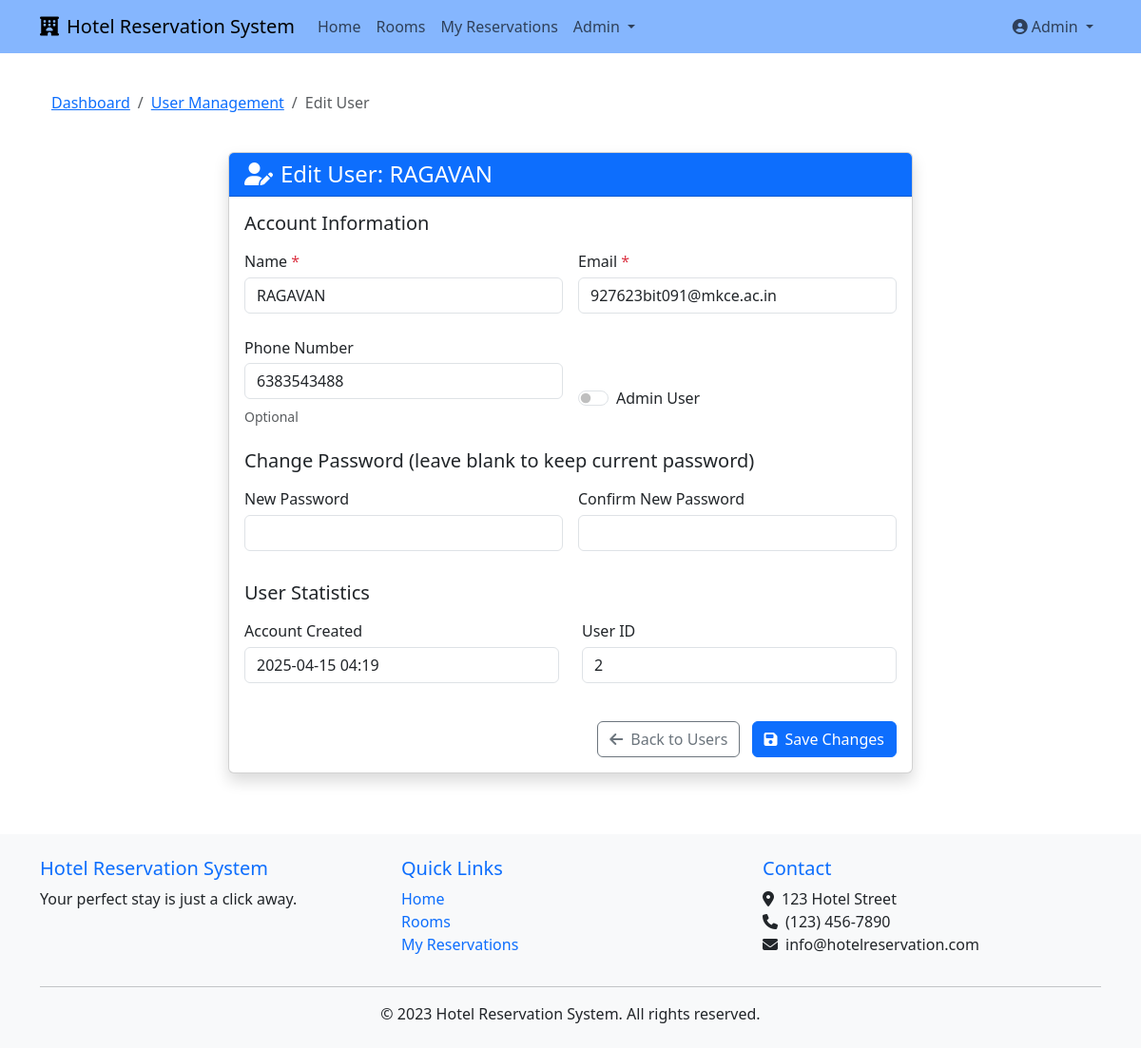
Page /admin/users/edit/2 (signed in) on the committed database.
### models.py (models this page shows, shortened)
class User(UserMixin, db.Model):
    __tablename__ = 'users'
    id = db.Column(db.Integer, primary_key=True)
    name = db.Column(db.String(100), nullable=False)
    email = db.Column(db.String(120), unique=True, nullable=False)
    phone = db.Column(db.String(20), nullable=True)
    password_hash = db.Column(db.String(256), nullable=False)
    is_admin = db.Column(db.Boolean, default=False)
    created_at = db.Column(db.DateTime, default=datetime.utcnow)
    reservations = db.relationship('Reservation', backref='customer', lazy=True)

### routes/admin_routes.py (the view, shortened to what this page needs)
@admin_bp.route('/users/edit/<int:user_id>', methods=['GET', 'POST'])
@login_required
@admin_required
def edit_user(user_id):
    user = User.query.get_or_404(user_id)
    return render_template('admin/edit_user.html', user=user)

### app.py (called while the page is built)
@login_manager.user_loader
def load_user(user_id):
    from models import User
    return User.query.get(int(user_id))

### utils/auth.py (called while the page is built)
def admin_required(f):
    @wraps(f)
    def decorated_function(*args, **kwargs):
        if not current_user.is_authenticated or not current_user.is_admin:
            flash('You need administrator privileges to access this page.', 'danger')
            return redirect(url_for('auth.login'))
        return f(*args, **kwargs)
    return decorated_function

### templates/admin/edit_user.html (shortened to what this page needs)
{% extends 'base.html' %}
{% block content %}
<div class="container">
    <div class="row mb-4">
        <div class="col-12">
            <nav aria-label="breadcrumb">
                <ol class="breadcrumb">
                    <li class="breadcrumb-item"><a href="{{ url_for('admin.dashboard') }}">Dashboard</a></li>
                    <li class="breadcrumb-item"><a href="{{ url_for('admin.user_management') }}">User Management</a></li>
                    <li class="breadcrumb-item active" aria-current="page">Edit User</li>
                </ol>
            </nav>
        </div>
    </div>
    <div class="row">
        <div class="col-md-8 mx-auto">
            <div class="card shadow">
                <div class="card-header bg-primary text-white">
                    <h4 class="mb-0"><i class="fas fa-user-edit me-2"></i>Edit User: {{ user.name }}</h4>
                </div>
                <div class="card-body">
                    <form action="{{ url_for('admin.edit_user', user_id=user.id) }}" method="post" class="needs-validation" novalidate>
                        <div class="mb-4">
                            <h5 class="mb-3">Account Information</h5>
                            <div class="row g-3">
                                <div class="col-md-6">
                                    <label for="name" class="form-label">Name <span class="text-danger">*</span></label>
                                    <input type="text" class="form-control" id="name" name="name" value="{{ user.name }}" required>
                                </div>
                                <div class="col-md-6">
                                    <label for="email" class="form-label">Email <span class="text-danger">*</span></label>
                                    <input type="email" class="form-control" id="email" name="email" value="{{ user.email }}" required
                                           {% if user.email == 'admin@hotel.com' %}readonly{% endif %}>
                                </div>
                                <div class="col-md-6">
                                    <label for="phone" class="form-label">Phone Number</label>
                                    <input type="tel" class="form-control" id="phone" name="phone" value="{{ user.phone or '' }}">
                                    <div class="form-text">Optional</div>
                                </div>
                                <div class="col-md-6 d-flex align-items-end mb-3">
                                    <div class="form-check form-switch">
                                        <input class="form-check-input" type="checkbox" id="isAdmin" name="is_admin"
                                               {% if user.email == 'admin@hotel.com' %}disabled{% endif %}>
                                        <label class="form-check-label" for="isAdmin">
                                            Admin User
                                        </label>
                                    </div>
                                </div>
                            </div>
                        </div>
                        <div class="mb-4">
                            <h5 class="mb-3">Change Password (leave blank to keep current password)</h5>
                            <div class="row g-3">
                                <div class="col-md-6">
                                    <label for="password" class="form-label">New Password</label>
                                    <input type="password" class="form-control" id="password" name="password" minlength="6">
                                </div>
                                <div class="col-md-6">
                                    <label for="confirm_password" class="form-label">Confirm New Password</label>
                                    <input type="password" class="form-control" id="confirm_password" name="confirm_password">
                                </div>
                            </div>
                        </div>
                        <div class="mb-4">
                            <h5 class="mb-3">User Statistics</h5>
                            <div class="row">
                                <div class="col-md-6">
                                    <div class="mb-3">
                                        <label class="form-label">Account Created</label>
                                        <input type="text" class="form-control" value="{{ user.created_at.strftime('%Y-%m-%d %H:%M') }}" readonly>
                                    </div>
                                </div>
                                <div class="col-md-6">
                                    <div class="mb-3">
                                        <label class="form-label">User ID</label>
                                        <input type="text" class="form-control" value="{{ user.id }}" readonly>
                                    </div>
                                </div>
                            </div>
                        </div>
                        <div class="text-end">
                            <a href="{{ url_for('admin.user_management') }}" class="btn btn-outline-secondary me-2">
                                <i class="fas fa-arrow-left me-2"></i>Back to Users
                            </a>
                            <button type="submit" class="btn btn-primary">
                                <i class="fas fa-save me-2"></i>Save Changes
                            </button>
                        </div>
                    </form>
                </div>
            </div>
        </div>
    </div>
</div>
{% endblock %}

### templates/base.html (shortened to what this page needs)
<!DOCTYPE html>
<html lang="en" data-bs-theme="light">
<head>
    <link href="https://cdn.jsdelivr.net/npm/bootstrap@5.3.0/dist/css/bootstrap.min.css" rel="stylesheet">
    <link rel="stylesheet" href="https://cdnjs.cloudflare.com/ajax/libs/font-awesome/6.4.0/css/all.min.css">
    <link rel="stylesheet" href="https://cdn.jsdelivr.net/npm/flatpickr/dist/flatpickr.min.css">
    <link rel="stylesheet" href="{{ url_for('static', filename='css/custom.css') }}">
</head>
<body>
    <nav class="navbar navbar-expand-lg navbar-light bg-primary mb-4" style="--bs-bg-opacity: .5;">
        <div class="container">
            <a class="navbar-brand" href="{{ url_for('customer.index') }}">
                <i class="fas fa-hotel me-2"></i>Hotel Reservation System
            </a>
            <div class="collapse navbar-collapse" id="navbarNav">
                <ul class="navbar-nav me-auto">
                    <li class="nav-item">
                        <a class="nav-link" href="{{ url_for('customer.index') }}">Home</a>
                    </li>
                    <li class="nav-item">
                        <a class="nav-link" href="{{ url_for('customer.room_search') }}">Rooms</a>
                    </li>
                    {% if current_user.is_authenticated %}
                        <li class="nav-item">
                            <a class="nav-link" href="{{ url_for('customer.my_reservations') }}">My Reservations</a>
                        </li>
                    {% endif %}
                    {% if current_user.is_authenticated and current_user.is_admin %}
                        <li class="nav-item dropdown">
                            <a class="nav-link dropdown-toggle" href="#" id="adminDropdown" role="button" data-bs-toggle="dropdown" aria-expanded="false">
                                Admin
                            </a>
                        </li>
                    {% endif %}
                </ul>
                <ul class="navbar-nav">
                    {% if current_user.is_authenticated %}
                        <li class="nav-item dropdown">
                            <a class="nav-link dropdown-toggle" href="#" id="userDropdown" role="button" data-bs-toggle="dropdown" aria-expanded="false">
                                <i class="fas fa-user-circle me-1"></i>{{ current_user.name }}
                            </a>
                        </li>
                    {% endif %}
                </ul>
            </div>
        </div>
    </nav>
    <main class="container py-3">
        {% block content %}{% endblock %}
    </main>
    <footer class="mt-5 py-4 bg-light">
        <div class="container">
            <div class="row">
                <div class="col-md-4">
                    <h5 class="text-primary">Hotel Reservation System</h5>
                    <p>Your perfect stay is just a click away.</p>
                </div>
                <div class="col-md-4">
                    <h5 class="text-primary">Quick Links</h5>
                    <ul class="list-unstyled">
                        <li><a href="{{ url_for('customer.index') }}" class="text-decoration-none">Home</a></li>
                        <li><a href="{{ url_for('customer.room_search') }}" class="text-decoration-none">Rooms</a></li>
                        {% if current_user.is_authenticated %}
                            <li><a href="{{ url_for('customer.my_reservations') }}" class="text-decoration-none">My Reservations</a></li>
                        {% endif %}
                    </ul>
                </div>
                <div class="col-md-4">
                    <h5 class="text-primary">Contact</h5>
                    <address>
                        <i class="fas fa-map-marker-alt me-2"></i>123 Hotel Street<br>
                        <i class="fas fa-phone me-2"></i>(123) 456-7890<br>
                        <i class="fas fa-envelope me-2"></i>info@hotelreservation.com
                    </address>
                </div>
            </div>
            <hr>
            <div class="text-center">
                <p class="mb-0">&copy; 2023 Hotel Reservation System. All rights reserved.</p>
            </div>
        </div>
    </footer>
</body>
</html>

### static/css/custom.css (style rules this page uses)
:root { --bs-body-color: #212529; --bs-body-bg: #ffffff; --bs-primary: #0d6efd; --bs-primary-rgb: 13, 110, 253; }
.card { transition: transform 0.2s ease, box-shadow 0.2s ease; }
.form-label { margin-bottom: 0.3rem; font-weight: 500; }
.form-control, .form-select { margin-bottom: 0.5rem; }

### rows in the picture
User: name "Admin"
User: name "RAGAVAN", email "927623bit091@mkce.ac.in", phone "6383543488", created_at "2025-04-15 04:19", id "2"
